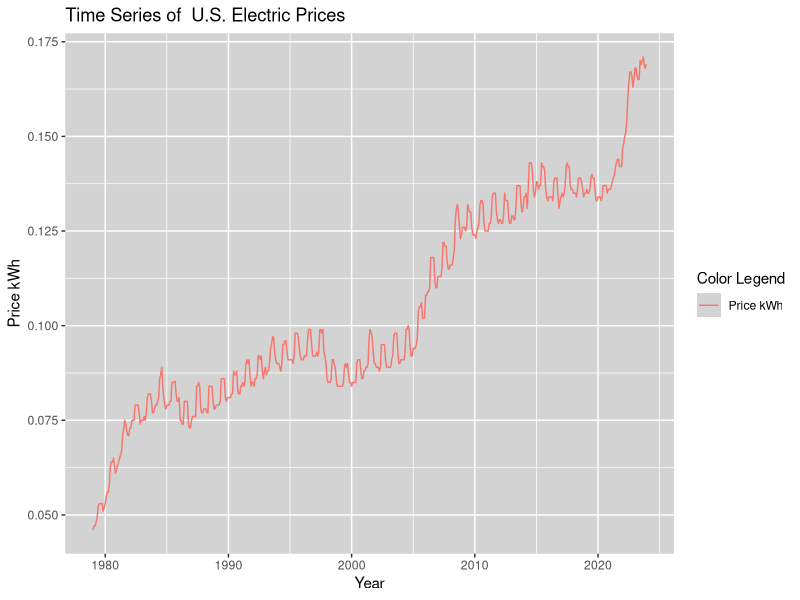

Generate this figure with R: (Note: this script raises an error after producing the figure.)
setwd("C:/Users/dougr/Data_Science_Projects/R/SolarPanelCostAnalysis")

# Import modules
library(ggplot2) # plotting
library(tidyr) # data cleaning/prep (pivot_longer())
library(dplyr) # data manipluation (mutate())
library(zoo) # data manipulation (as.yearmon())
library(mice) # missing data imputation
library(forecast) # missing data imputation (na.interp())
library(xts) # for transforming monthly time series to quarterly


#############################################################################
#### 1. Visual analysis of avg U.S. city electricity monthly prices 1979-2023
# - load data
# - impute missing values
# - time series ggplot(s)
################################################################################
# Electricity per KWH in U.S. cities, average price, not seasonally adjusted
# Electricity price per KWH
# https://data.bls.gov/timeseries/APU000072610?amp%253bdata_tool=XGtable&output_view=data&include_graphs=true
# U.S. Bureau of Labor Statistics, "Consumer Price Index Average Price Data, Series Id:	APU000072610" (January 28, 2024 (2:42:56 PM)).

# Read File in from the working directory
e_price_us_tbl <- read.csv("kwh_price_us.csv")
summary(e_price_us_tbl)

########################################
month_df_to_yr_ts <- function(df, value, title = 'Initial Time Series Plot') {
  # Reshape Month columns under single Month column
  data_long <- pivot_longer(df, cols = -Year, names_to = "Month", values_to = value)
  
  # Make the months a factor class
  data_long$Month <- factor(data_long$Month, levels = month.abb)
  
  # Convert the 'Year' column to a Date format
  data_long$Year <- as.Date(data_long$Year, format = "%Y")
  data_long$Year <- as.Date(paste(data_long$Year, "-01-01", sep = ""), format = "%Y-%m-%d")

  # Create a time series object
  ts_data <- ts(data_long[, -c(1, 2)], 
                start = c(min(df$Year), 1), 
                end = c(max(df$Year), 12), 
                frequency = 12)
  
  # Check for NA values in the time series
  if (any(is.na(ts_data))) {
    # Perform imputation if needed (e.g., using na.interp)
    ts_data_imputed <- na.interp(ts_data)
  } else {
    ts_data_imputed <- ts_data
  }
  
  # Plot the time series data for visual analysis
  auto_ts_plot <- autoplot(ts_data_imputed, value) +
    ggtitle(paste('Time Series of ', title)) +
    labs(x = "Year",
         y = value,
         color = 'Color Legend') +
    theme(panel.background = element_rect(fill = "lightgray"))
  
  # Return both the imputed time series data and the plot
  return(list(ts_data = ts_data, 
              data_long = data_long, 
              ts_data_imputed = ts_data_imputed, 
              auto_ts_plot = auto_ts_plot))
}

e_pr_us_output <- month_df_to_yr_ts(df = e_price_us_tbl, 
                                    value = 'Price kWh', 
                                    title = 'U.S. Electric Prices')
ts_e_pr_us_imp <- e_pr_us_output$ts_data_imputed
e_pr_us_output$auto_ts_plot

################################################################################
#### 2. Compare the lowest avg month and highest avg month
# - time series ggplot of price different
################################################################################

# Convert the time series to a data frame for plotting
e_us_plot_df <- data.frame(
  date = as.Date(time(ts_e_pr_us_imp)),
  value = as.vector(ts_e_pr_us_imp),
  month = factor(month.abb[cycle(ts_e_pr_us_imp)], levels = month.abb)
)
summary(e_us_plot_df)

table(is.na(e_us_plot_df$month))

# Calculate the average price for each month
avg_e_us <- aggregate(value ~ month, data = e_us_plot_df, FUN = mean)

# Identify the months with max and min average prices
e_max_month <- avg_e_us$month[which.max(avg_e_us$value)]
e_min_month <- avg_e_us$month[which.min(avg_e_us$value)]

# Create a new variable for color based on conditions
e_us_plot_df$color <- case_when(
  e_us_plot_df$month == e_max_month ~ "red",
  e_us_plot_df$month == e_min_month ~ "blue",
  TRUE ~ "gray"
)


# Create a multi-colored line plot with legend
breaks.vec <- seq(floor_date(min(e_us_plot_df$date), unit = "5 years"), 
                  max(ceiling_date(e_us_plot_df$date, unit = "5 years")), 
                  by = "5 years")

ggplot(e_us_plot_df, aes(x = date, y = value, color = color)) +
  geom_line(size = 0.703) +
  scale_x_date(limits = as.Date(c('1975-01-01','2025-01-01')),
               breaks = breaks.vec,
               date_labels = '%Y') +
  scale_color_manual(values = c("darkblue", "darkgray", "darkred"), 
                     labels = c(paste('min avg month: ', as.character(e_min_month)),
                                "Other Months",
                                paste('max avg month: ', as.character(e_max_month)))) +
  scale_linetype_manual(values = rep("solid", length(unique(e_us_plot_df$month))),
                        labels = levels(e_us_plot_df$month)) +
  labs(title = "Average Monthly Electricity Prices (1979-2023)",
       x = "Year",
       y = "Average Price ($ kWh)",
       color = 'Color Legend') +
  theme(panel.background = element_rect(fill = "lightgray"))

################################################################################
################################################################################
#### 3. Visual analysis of U.S. annual GDP, CPI, population 1979-2023
# - impute missing values
# - time series ggplot(s)
# - analysis of whether national electric price trends trail, match, or exceed 
#   national economic growth indicators
################################################################################
################################################################################

# CPI - Consumer Price Index is the measure of the avg change over time in the prices 
# paid by urban consumers for a market basket of goods and services.

# Read files in from the working directory
################################################################################
# All items in U.S. city average, all urban consumers, not seasonally adjusted
# https://data.bls.gov/timeseries/APU000072610?amp%253bdata_tool=XGtable&output_view=data&include_graphs=true
# U.S. Bureau of Labor Statistics, "Consumer Price Index for All Urban Consumers (CPI-U), Series Id: CUUR0000SA0" (January 28, 2024 (2:42:56 PM)).
cpi_us_tbl <- read.csv("cpi_us.csv")
summary(cpi_us_tbl)

# Drop "HALF1' and 'HALF2' columns
cpi_us_df <- cpi_us_tbl[, !(names(cpi_us_tbl) %in% c('HALF1', 'HALF2'))]

# Prep/transform data to CPI TS
cpi_us_output <- month_df_to_yr_ts(df = cpi_us_tbl, 
                                 value = 'CPI', 
                                 title = 'U.S. Consumer Price Index')
ts_cpi_us <- cpi_us_output$ts_data_imputed
cpi_us_output$auto_ts_plot

################################################################################
# Food and beverages in U.S. city average, all urban consumers, not seasonally adjusted
# https://data.bls.gov/timeseries/APU000072610?amp%253bdata_tool=XGtable&output_view=data&include_graphs=true
# U.S. Bureau of Labor Statistics, "Consumer Price Index for All Urban Consumers (CPI-U), Series Id: CUUR0000SAF" (January 28, 2024 (2:42:56 PM)).
cpi_food_us_tbl <- read.csv("cpi_food_us.csv")
summary(cpi_food_us_tbl)

# Drop "HALF1' and 'HALF2' columns
cpi_food_us_tbl <- cpi_food_us_tbl[, !(names(cpi_food_us_tbl) %in% c('HALF1', 'HALF2'))]

# Prep/transform data to CPI TS
cpi_fd_us_output <- month_df_to_yr_ts(df = cpi_food_us_tbl, 
                                   value = 'CPI', 
                                   title = 'U.S. Food Consumer Price Index')
ts_cpi_fd_us <- cpi_fd_us_output$ts_data_imputed
cpi_fd_us_output$auto_ts_plot

################################################################################
# Housing in U.S. city average, all urban consumers, not seasonally adjusted (base period 1982-84=100)
# https://data.bls.gov/timeseries/APU000072610?amp%253bdata_tool=XGtable&output_view=data&include_graphs=true
# U.S. Bureau of Labor Statistics, "Consumer Price Index for All Urban Consumers (CPI-U), Series Id: CUUR0000SAH" (January 28, 2024 (2:42:56 PM)).
cpi_house_us_tbl <- read.csv("cpi_housing_us.csv")
summary(cpi_house_us_tbl)

# Prep/transform data to CPI TS
cpi_h_us_output <- month_df_to_yr_ts(df = cpi_house_us_tbl, 
                                      value = 'CPI', 
                                      title = 'U.S. Housing Consumer Price Index')
ts_cpi_h_us <- cpi_h_us_output$ts_data_imputed
cpi_h_us_output$auto_ts_plot

################################################################################
# Combine CPI data
cpi_us_cmb <- cbind('Electric_Price_(KwH)_US' = ts_e_pr_us_imp, 
                  'CPI_US' = ts_cpi_us, 
                  'CPI_Food_US' = ts_cpi_fd_us, 
                  'CPI_Housing_US' = ts_cpi_h_us)

# Convert 'cpi_comb' to an xts object
cpi_cmb_xts <- as.xts(cpi_us_cmb)

# Create a quarterly aggregate using apply.quarterly function from zoo
cpi_cmb_qtr <- apply.quarterly(cpi_cmb_xts, FUN = mean)

# Convert back to a data frame
cpi_cmb_qtr_df <- as.data.frame(cpi_cmb_qtr)

# Add a new column 'Quarter' to store the corresponding quarter
cpi_cmb_qtr_df$Quarter <- as.yearqtr(index(cpi_cmb_qtr))

# Print or further process cpi_quarterly_df
summary(cpi_cmb_qtr_df)
str(cpi_cmb_qtr_df)

# Plot the time series data
matplot(index(cpi_cmb_qtr_df), 
        coredata(cpi_cmb_qtr_df), 
        type = "l", lty = 1, col = 1:4, 
        xlab = "Quarter", ylab = "CPI", main = "Quarterly CPI Trends")

# Add legend
legend("topleft", legend = colnames(cpi_cmb_qtr_df), col = 1:4, lty = 4)

# Add a title
title(main = "Non-Standardized Quarterly CPI Trends Plot", sub = "1979-2023")

################################################################################
# GDP - Gross Domestic Product is the value of the final goods and services 
# produced in the U.S. Real (or chained) GDP is adjusted for inflation to 
# compare periods GDP is seasonally adjusted to reflect true patterns in 
# economic activity (not weather, holidays, routine schedules).

# Real Gross Domestic Product, Quantity Indexes, 
# [Billions of chained (2017) dollars] Seasonally adjusted at annual rates
# https://www.bea.gov/itable/national-gdp-and-personal-income
# U.S. Bureau of Economic Analysis, "Table 1.1.6. Real Gross Domestic Product, Chained Dollars" (accessed Saturday, January 27, 2024).

# Read the CSV file with proper parameters
gdp_us_og_tbl <- read.csv('gdp_real_us.csv', skip = 5, header = FALSE, comment.char = "#")

# Identify the correct row index for "Gross domestic product" in data
gdp_row_index <- grep("Gross domestic product", gdp_us_og_tbl$V2)

# Transpose and format the data to numeric "Gross domestic product"
gdp_us_tbl <- t(gdp_us_og_tbl[gdp_row_index, c(2, 3:182)])
gdp_us_tbl <- (as.matrix(gdp_us_tbl[-c(1),]))
gdp_us_tbl <- as.numeric(gdp_us_tbl[, 1])

# Create a sequence of dates every 3 months
qtr <- seq(from = as.Date("1979-01-01"), to = as.Date("2023-12-31"), by = "3 months")

# Create a data frame combining the dates and GDP data
gdp_us_df <- data.frame(Date = qtr, GDP = as.numeric(gdp_us_tbl))

# Create time-series verion
ts_gdp_us <- ts(gdp_us_df$GDP, start = c(1979, 1), frequency = 4)

# Convert time series object to a data frame
#gdp_df_ts <- data.frame(Date = time(gdp_ts), GDP = as.numeric(gdp_ts))

# Plot the time series data for visual analysis
autoplot(ts_gdp_us) +
  ggtitle('Time Series of US GDP 1979-2023') +
  labs(x = 'Year',
       y = 'GDP ($B)',
       color = 'Color Legend') +
  theme(panel.background = element_rect(fill = 'lightgray'))

cpi_gdp_us_df <- cbind(cpi_cmb_qtr_df, 
                       'GDP_US' = ts_gdp_us)

# Convert the data frame to a time-series
ts_cpi_gdp_us <- ts(cpi_gdp_us_df, 
                    start = c(1979, 1), 
                    frequency = 4)

# Standardize the time-series data
ts_cpi_gdp_std <- ts_cpi_gdp_us
ts_cpi_gdp_std <- scale(ts_cpi_gdp_std)
summary(ts_cpi_gdp_std)

autoplot(ts_cpi_gdp_std) +
  ggtitle('Standardized National CPI (all goods, food, housing) and GDP') +
  labs(x = 'Year',
       y = 'Standardized Data',
       color = 'Color Legend') +
  theme(panel.background = element_rect(fill = 'lightgray'))

################################################################################
#### 4. Visual timeline analysis of major U.S. energy initiatives
# - line or bar ggplot of number of activities over 1979-2023 (if able)
################################################################################


################################################################################
#### 5. Compare Virginia electricity prices and economic factors to national 
####    statistics (of common-recorded years)
# - impute Virginia economic growth indicators
# - time series ggplot(s)
# - analysis of whether Virginia electric price trends trail, match, or exceed 
#   Virginia economic growth indicators
# - review analysis with time of Virginia's major energy initiatives
################################################################################

# Electricity per KWH in Washington-Arlington-Alexandria, DC-VA-MD-WV, average price, not seasonally adjusted
# Electricity price per KWH
# https://data.bls.gov/timeseries/APUS35A72610?amp%253bdata_tool=XGtable&output_view=data&include_graphs=true
# U.S. Bureau of Labor Statistics, "Consumer Price Index Average Price Data" (January 28, 2024 (2:40:32 PM)).
e_price_va_tbl <- read.csv("kwh_price_va.csv")
summary(e_price_va_tbl)
str(e_price_va_tbl)

e_price_va_tbl <- subset(e_price_va_tbl, Year > 2009)

e_pr_va_output <- month_df_to_yr_ts(df = e_price_va_tbl, 
                                    value = 'Price (kwH)', 
                                    title = 'Virginia Electric Prices')

ts_e_pr_va_imp <- e_pr_va_output$ts_data_imputed
e_pr_va_output$auto_ts_plot

################################################################################

# Convert the time series to a data frame for plotting
e_va_plot_df <- data.frame(
  date = as.Date(time(ts_e_pr_va_imp)),
  value = as.vector(ts_e_pr_va_imp),
  month = factor(month.abb[cycle(ts_e_pr_va_imp)], levels = month.abb)
)
summary(e_va_plot_df)

table(is.na(e_va_plot_df$month))

# Calculate the average price for each month
avg_e_va <- aggregate(value ~ month, data = e_va_plot_df, FUN = mean)

# Identify the months with max and min average prices
e_max_month <- avg_e_va$month[which.max(avg_e_va$value)]
e_min_month <- avg_e_va$month[which.min(avg_e_va$value)]

# Create a new variable for color based on conditions
e_va_plot_df$color <- case_when(
  e_va_plot_df$month == e_max_month ~ "red",
  e_va_plot_df$month == e_min_month ~ "blue",
  TRUE ~ "gray"
)


# Create a multicolored line plot with legend
breaks.vec <- seq(floor_date(min(e_va_plot_df$date), unit = "5 years"), 
                  max(ceiling_date(e_va_plot_df$date, unit = "5 years")), 
                  by = "5 years")

ggplot(e_va_plot_df, aes(x = date, y = value, color = color)) +
  geom_line(size = 0.703) +
  scale_x_date(limits = as.Date(c(floor_date(min(e_va_plot_df$date), unit = "5 years"),
                                  max(ceiling_date(e_va_plot_df$date, unit = "5 years")))),
               breaks = breaks.vec,
               date_labels = '%Y') +
  scale_color_manual(values = c("darkblue", "darkgray", "darkred"), 
                     labels = c(paste('min avg month: ', as.character(e_min_month)),
                                "Other Months",
                                paste('max avg month: ', as.character(e_max_month)))) +
  scale_linetype_manual(values = rep("solid", length(unique(e_va_plot_df$month))),
                        labels = levels(e_va_plot_df$month)) +
  labs(title = "Average Monthly Electricity Prices (2010-2022)",
       x = "Year",
       y = "Average Price ($ kWh)",
       color = 'Color Legend') +
  theme(panel.background = element_rect(fill = "lightgray"))

################################################################################
#### 6. Forecast next 10, 20, 30, 40, 50 years based on monthly and annual 
####    seasonality and adjusted of periodicity of U.S. energy initiative events.
################################################################################

# Combine national quarterly data with Virginia (adjusted for quarterly)
# Goal is to use national CPI

